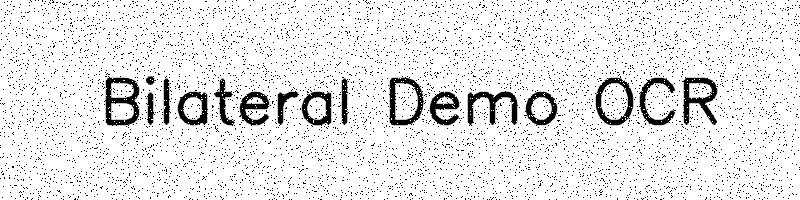
#> input picture img/bilateral_demo_image.jpg, 800 x 200 px, found by its file name
$ python '4. threshold.py'
#> lines starting #> are read from the running program, lines starting #| are printed output that depends on the picture; after the words box and inside, x2 and y2 are one past the last pixel; in counts of white or black regions, pixels touching at a corner belong together
# Re-import necessary libraries since the execution environment was reset
import cv2
from matplotlib import pyplot as plt

# Load the uploaded image
#image_path = r"d:\training\Courses\ai\Text Extraction\code\Untitled.png"
#image_path = r"d:\training\Courses\ai\Text Extraction\doc\final_complex_noisy_image.jpg"
image_path = "./img/bilateral_demo_image.jpg"  # Thay bằng đường dẫn tới ảnh
image_gray = cv2.imread(image_path, cv2.IMREAD_GRAYSCALE)
#> image_gray is the input picture: shape (200, 800); min 0, max 255, mean 230.6
image = cv2.imread(image_path)

# Apply different thresholding techniques
#Binary Threshold: Pixels are set to 255 (white) if their value is greater than 127, otherwise set to 0 (black).
_, binary_threshold = cv2.threshold(image, 127, 255, cv2.THRESH_BINARY)
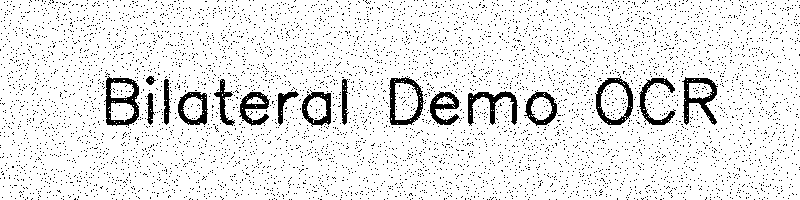
#> binary_threshold: shape (200, 800, 3); 90.9% white; 5923 black regions (5906 under 20 px), largest, box (x1, y1, x2, y2) and area: (104, 76, 139, 126) 755, (682, 77, 718, 125) 666, (468, 91, 518, 126) 637

#Binary Inverted Threshold: Opposite of binary thresholding; pixels are set to 0 if their value is greater than 127, otherwise set to 255.
_, binary_inv_threshold = cv2.threshold(image, 127, 255, cv2.THRESH_BINARY_INV)

#Truncate Threshold: Pixels above 127 are set to 127, while others remain unchanged.
_, trunc_threshold = cv2.threshold(image, 127, 255, cv2.THRESH_TRUNC)
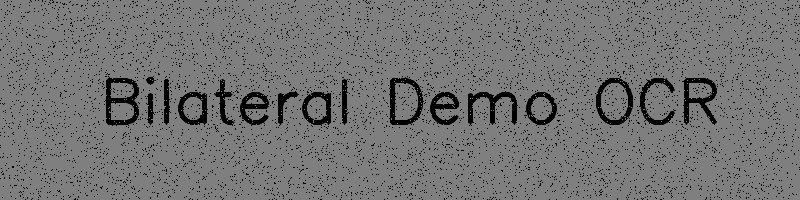
#> trunc_threshold: shape (200, 800, 3); min 0, max 127, mean 115.7

#To Zero Threshold: Pixels below 127 are set to 0, while others remain unchanged.
_, tozero_threshold = cv2.threshold(image, 127, 255, cv2.THRESH_TOZERO)

#To Zero Inverted Threshold: Pixels above 127 are set to 0, while others remain unchanged
_, tozero_inv_threshold = cv2.threshold(image, 127, 255, cv2.THRESH_TOZERO_INV)
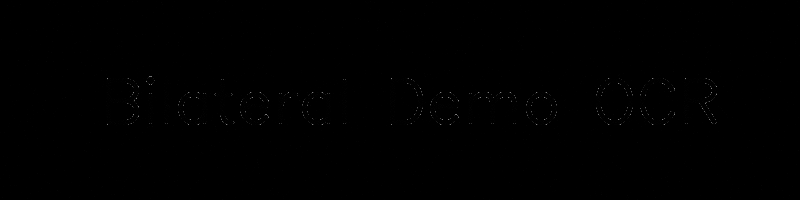
#> tozero_inv_threshold: shape (200, 800, 3); min 0, max 127, mean 0.3

# Apply Adaptive Mean Thresholding
adaptive_mean_thresh = cv2.adaptiveThreshold(
    image_gray, 255, cv2.ADAPTIVE_THRESH_MEAN_C, cv2.THRESH_BINARY, 11, 2
)
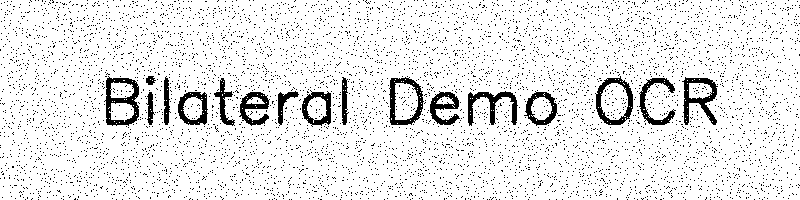
#> adaptive_mean_thresh: shape (200, 800); 90.7% white; 5965 black regions (5948 under 20 px), largest, box (x1, y1, x2, y2) and area: (104, 76, 139, 126) 757, (682, 77, 718, 125) 675, (468, 91, 518, 126) 643

# Apply Adaptive Gaussian Thresholding
adaptive_gaussian_thresh = cv2.adaptiveThreshold(
    image_gray, 255, cv2.ADAPTIVE_THRESH_GAUSSIAN_C, cv2.THRESH_BINARY, 11, 2
)
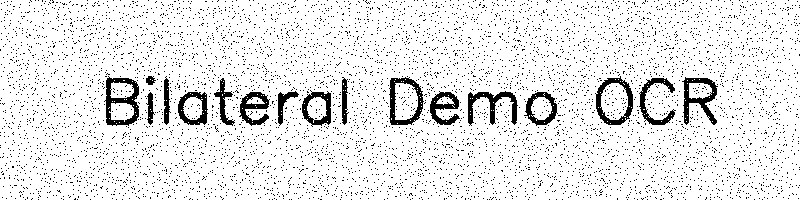
#> adaptive_gaussian_thresh: shape (200, 800); 90.6% white; 6191 black regions (6174 under 20 px), largest, box (x1, y1, x2, y2) and area: (104, 76, 139, 126) 756, (682, 77, 718, 125) 666, (468, 91, 518, 126) 635
'''
retval (or threshold value):
It is the threshold value used during the operation.
For most thresholding types (e.g., cv2.THRESH_BINARY, cv2.THRESH_BINARY_INV, etc.), it will simply be the same as the value passed to the thresh parameter.
For cv2.THRESH_OTSU or cv2.THRESH_TRIANGLE, it is the automatically computed optimal threshold value, which is determined by the respective algorithm.
'''

# Plot the results
titles = [
    "Original Image",
    "Binary Threshold",
    "Binary Inverted Threshold",
    "Truncate Threshold",
    "To Zero Threshold",
    "To Zero Inverted Threshold",
    "Adaptive Mean Thresholding",
    "Adaptive Gaussian Thresholding"
]

images = [
    image,
    binary_threshold,
    binary_inv_threshold,
    trunc_threshold,
    tozero_threshold,
    tozero_inv_threshold,
    adaptive_mean_thresh,
    adaptive_gaussian_thresh
]


plt.figure(figsize=(12, 8))
for i in range(len(images)):
    plt.subplot(2, 4, i + 1)
    plt.imshow(images[i], cmap="gray")
    plt.title(titles[i])
    plt.axis("off")
#> this loop made 8 passes

plt.tight_layout()
plt.show()
